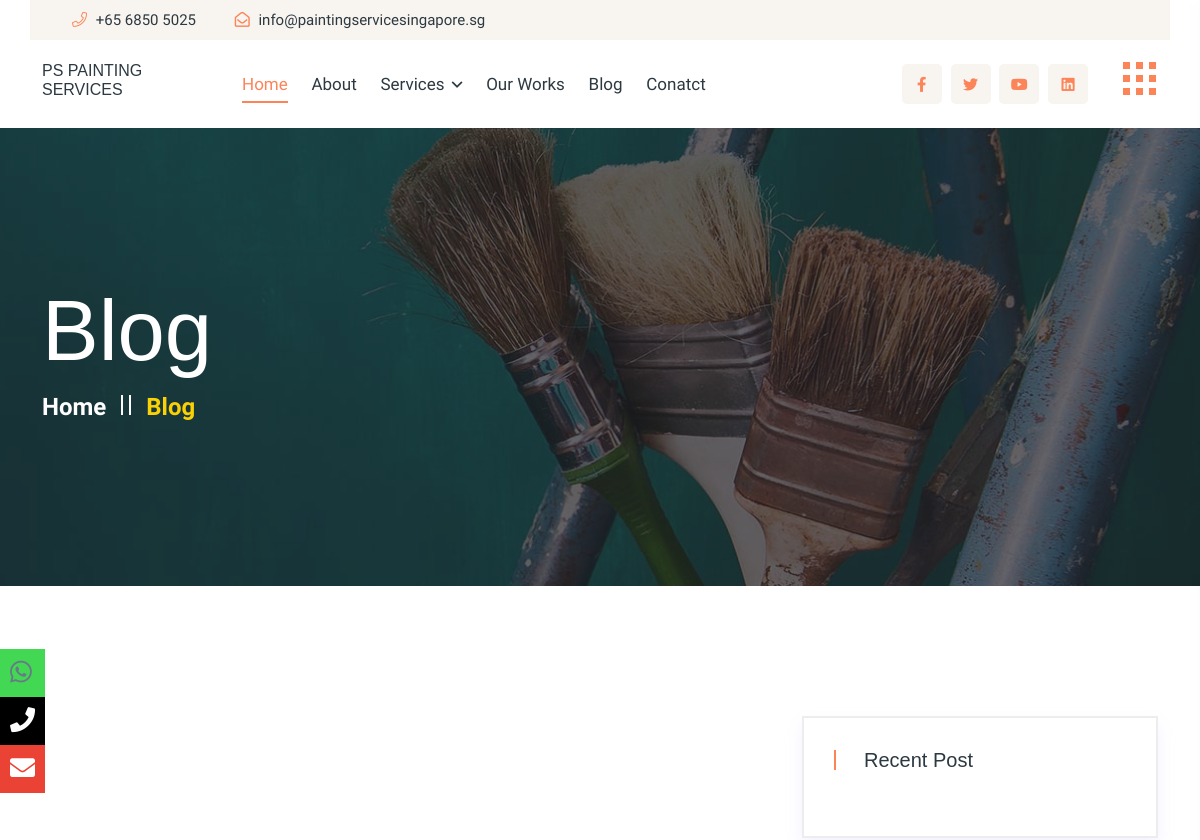
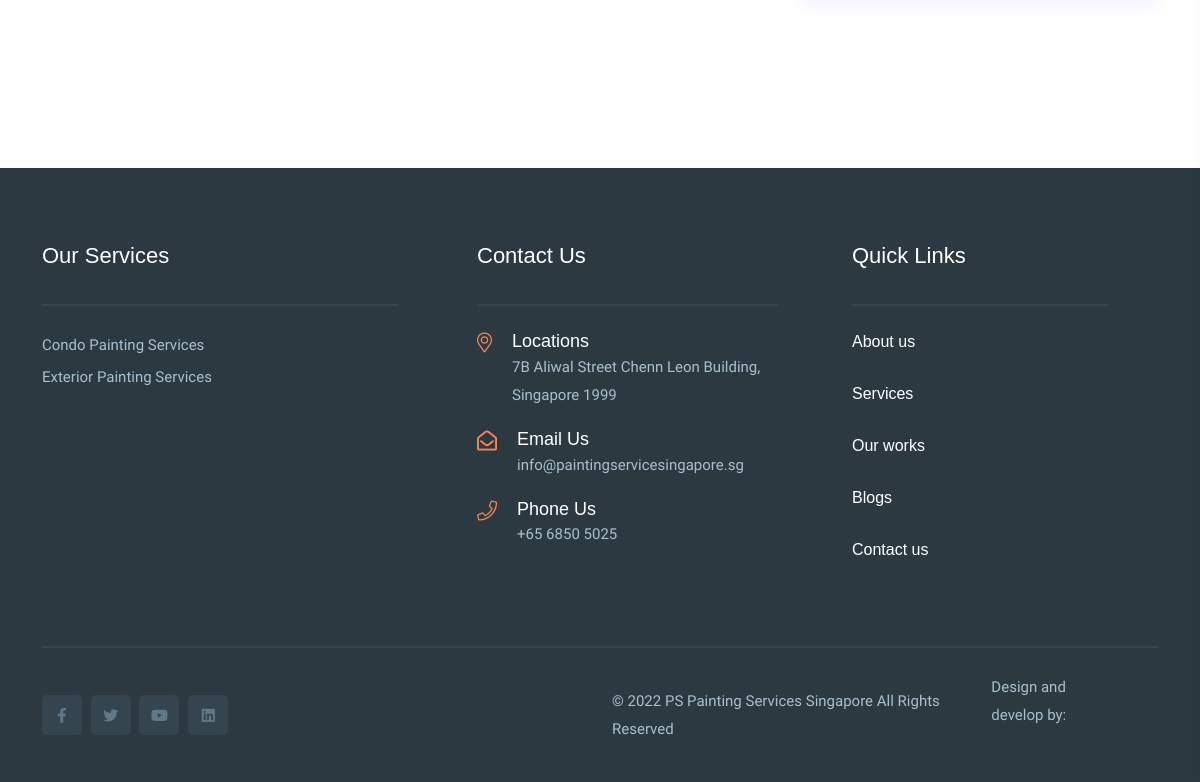
Page /blog/blog/ on the earlier database version (2 pictures, top to bottom).
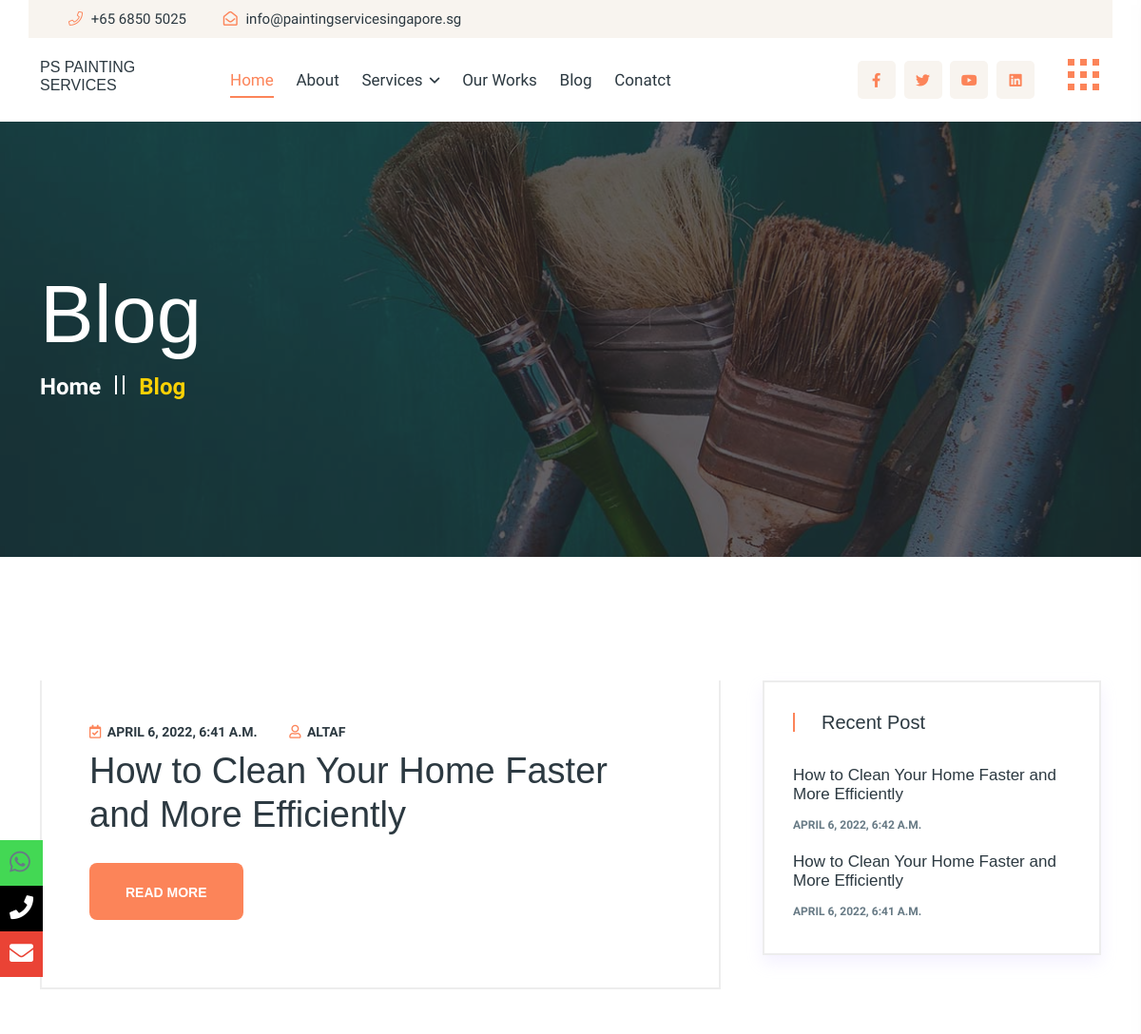
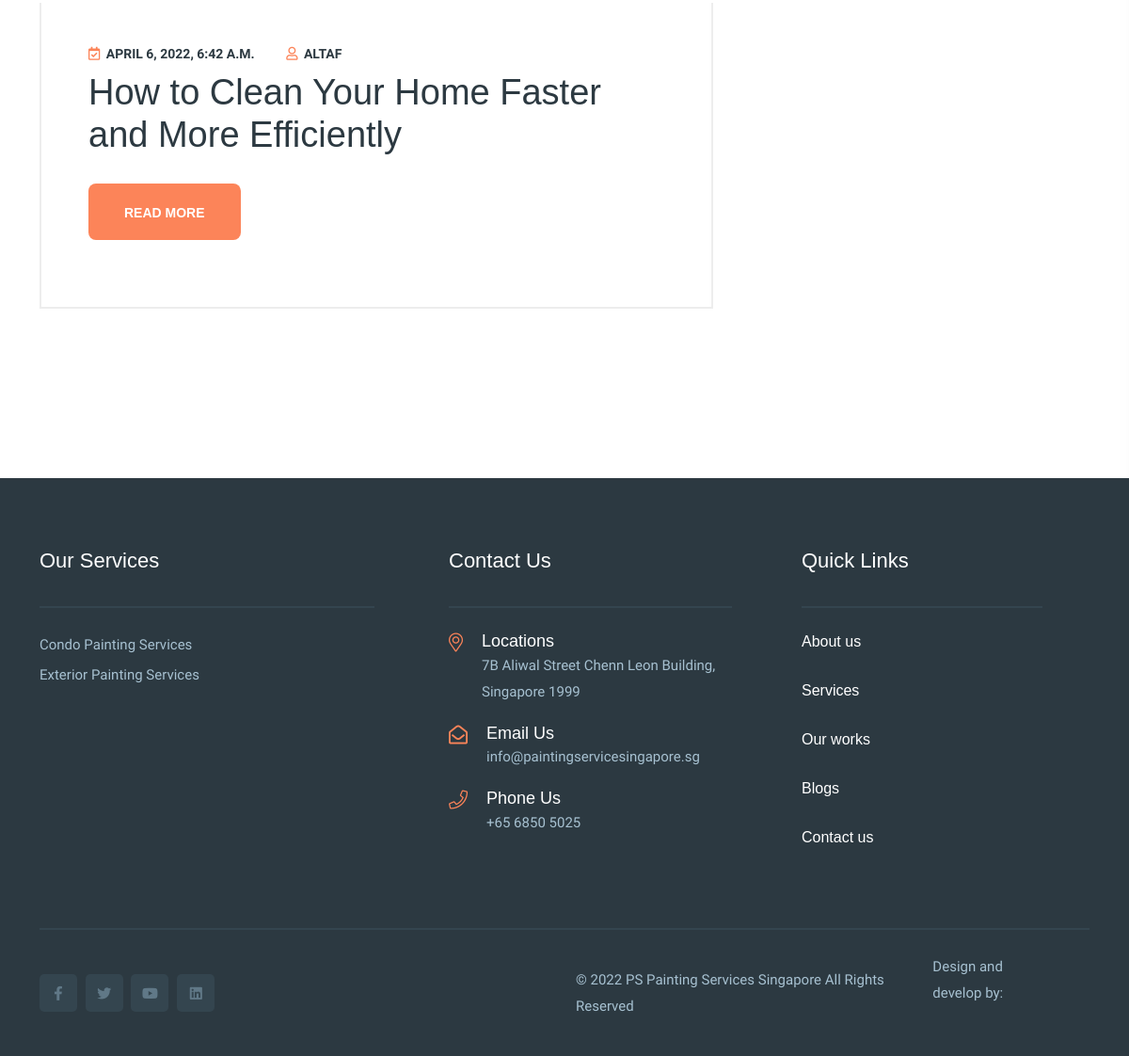
Same page on the later database version (2 pictures, top to bottom).
### homeapp/models.py (models this page shows, shortened)
class Services(models.Model):
    name= models.CharField(max_length=255, null=True)
    short_description =models.TextField(null=True,blank=True)
    details = models.TextField(null=True,blank=True)
    thumnail_images =  models.ImageField(null=True,blank=True,upload_to="services_images")

### blogapp/models.py (models this page shows, shortened)
class Blog(models.Model):
    title = models.CharField(max_length=200,null=True,blank=True)
    writer = models.ForeignKey(User, on_delete=models.CASCADE)
    content = models.TextField(blank=True, null=True)
    post_date = models.DateTimeField(auto_now_add=True)
    post_updated = models.DateField(auto_now=True)
    image=models.ImageField(upload_to='post_images', blank=True, null=True)
    view_count=models.IntegerField(default=0)

### blogapp/views.py (the view)
# urls.py: path('blog/', views.blog, name='blogpage'),
def blog(request):
    blogs = Blog.objects.all()
    latest_blogs = Blog.objects.all().order_by('-post_date')[:3]
    gallerys = Gallery.objects.all()[:6]
    return render(request,'blogapp/blogs.html',{'blogs':blogs,'latest_blogs':latest_blogs,'gallerys':gallerys})

### templates/blogapp/blogs.html (shortened to what this page needs)
{% extends 'base.html' %}
{% load static %}
{% block content %}
<main>
    <section class="page__title-area pt-160 pb-165 p-relative page__title-overlay" data-background="{% static 'img/page-title/page-title-1.jpg' %}">
       <div class="container">
          <div class="row">
             <div class="col-xxl-12">
                <div class="page__title-wrapper">
                   <h3 class="page__title">Blog</h3>
                   <nav aria-label="breadcrumb">
                      <ol class="breadcrumb">
                        <li class="breadcrumb-item"><a href="index.html">Home</a></li>
                        <li class="breadcrumb-item active" aria-current="page">Blog</li>
                      </ol>
                    </nav>
                </div>
             </div>
          </div>
       </div>
    </section>
    <section class="blog__area pt-130 pb-130">
       <div class="container">
          <div class="row">
            <div class="col-xxl-8 col-xl-8 col-lg-8">
                <div class="postbox__wrapper pr-20">
                    {% for blog in blogs %}
                   <article class="postbox__item format-image mb-50 transition-3">
                      <div class="postbox__content">
                         <div class="postbox__meta">
                            <span><i class="far fa-calendar-check"></i> {{blog.post_date}} </span>
                            <span><a href="#"><i class="far fa-user"></i> {{blog.writer}}</a></span>
                         </div>
                         <h3 class="postbox__title">
                            <a href="{% url 'blogapp:blog_details' blog.pk %}">{{blog.title}}</a>
                         </h3>
                         <div class="postbox__text">
                            <p>{{blog.content|safe|truncatechars:100}}</p>
                         </div>
                         <div class="postbox__read-more">
                            <a href="{% url 'blogapp:blog_details' blog.pk %}" class="r-btn">read more</a>
                         </div>
                      </div>
                   </article>
          {% endfor %}
                </div>
             </div>
             <div class="col-xxl-4 col-xl-4 col-lg-4">
                <div class="sidebar__wrapper-2">
                   <div class="sidebar__widget mb-40">
                      <div class="sidebar__widget-top mb-30">
                         <h3 class="sidebar__widget-title">Recent Post</h3>
                      </div>
                      <div class="sidebar__widget-content">
                         <div class="sidebar__post rc__post">
                            <ul>
                                {% for latest in latest_blogs %}
                               <li>
                                  <div class="rc__post d-flex align-items-center">
                                     <div class="rc__post-content">
                                        <h3 class="rc__post-title">
                                           <a href="{% url 'blogapp:blog_details' latest.pk %}">{{latest.title}}</a>
                                        </h3>
                                        <div class="rc__meta">
                                           <span>{{latest.post_date}}</span>
                                        </div>
                                     </div>
                                  </div>
                               </li>
                               {% endfor %}
                            </ul>
                         </div>
                      </div>
                   </div>
                </div>
             </div>
                </div>
             </div>
    </section>
 </main>
{% endblock %}

### templates/global/footer.html (shortened to what this page needs)
{% load static %}
{% block content %}
<footer>
    <div class="footer__area black-bg">
       <div class="footer__top pb-35">
         <div class="container">
           <div class="row">
              <div class="col-xxl-4 col-xl-4 col-lg-4 col-md-6 col-sm-6">
                 <div class="footer__widget mb-50">
                    <div class="footer__widget-top">
                       <h3 class="footer__widget-title">Our Services</h3>
                    </div>
                    <div class="footer__widget-content">
                       <div class="footer__link">
                          <ul>
                             {% for service in all_services %}
                             <li>
                                <a href="{% url 'homeapp:services_details' service.pk %}">{{service.name}}</a>
                             </li>
                             {% endfor %}
                          </ul>
                       </div>
                    </div>
                 </div>
              </div>
              <div class="col-xxl-4 col-xl-4 col-lg-4 col-md-6 col-sm-6">
                 <div class="footer__widget footer__pl-55 mb-50">
                    <div class="footer__widget-top">
                       <h3 class="footer__widget-title">Contact Us</h3>
                    </div>
                    <div class="footer__widget-content ">
                       <div class="footer__info">
                          <ul>
                             <li class="d-flex align-items-start">
                                <div class="footer__info-icon mr-20">
                                   <i class="fal fa-map-marker-alt"></i>
                                </div>
                                <div class="footer__info-text">
                                   <h4>Locations</h4>
                                   <a target="_blank" href="https://g.page/ps-painting-service-singapore?share"> 7B Aliwal Street Chenn Leon Building, Singapore 1999</a>
                                </div>
                             </li>
                             <li class="d-flex align-items-start">
                                <div class="footer__info-icon mr-20">
                                   <i class="far fa-envelope-open"></i>
                                </div>
                                <div class="footer__info-text">
                                   <h4>Email Us</h4>
                                   <a href="#"><span class="__cf_email__">info@paintingservicesingapore.sg</span></a>
                                </div>
                             </li>
                             <li class="d-flex align-items-start">
                                <div class="footer__info-icon mr-20">
                                   <i class="fal fa-phone"></i>
                                </div>
                                <div class="footer__info-text">
                                   <h4>Phone Us</h4>
                                   <a href="tel:+65 6850 5025">+65 6850 5025</a>
                                </div>
                             </li>
                          </ul>
                       </div>
                    </div>
                 </div>
              </div>
              <div class="col-xxl-4 col-xl-4 col-lg-4 col-md-6 col-sm-6">
                 <div class="footer__widget footer__pl-50 footer__pr-50 mb-50">
                    <div class="footer__widget-top">
                       <h3 class="footer__widget-title">Quick Links</h3>
                    </div>
                    <div class="footer__widget-content ">
                       <div class="footer__blog">
                          <ul>
                             <li>
                              <h3 class="footer__blog-sm-title">
                               <a href="{% url 'homeapp:aboutpage' %}">About us</a>
                               </h3>
                             </li>
                           <li>
                              <h3 class="footer__blog-sm-title">
                                 <a href="{% url 'homeapp:servicepage' %}">Services</a>
                              </h3>
                            </li>
                            <li>
                             <h3 class="footer__blog-sm-title">
                              <a href="{% url 'homeapp:workpage' %}">Our works</a>
                            </h3>
                           </li>
                           <li>
                              <h3 class="footer__blog-sm-title">
                               <a href="{% url 'blogapp:blogpage' %}">Blogs</a>
                             </h3>
                            </li>
                           <li>
                              <h3 class="footer__blog-sm-title">
                               <a href="{% url 'homeapp:contactpage' %}">Contact us</a>
                             </h3>
                            </li>
                          </ul>
                       </div>
                    </div>
                 </div>
              </div>
           </div>
         </div>
       </div>
       <div class="footer__bottom">
          <div class="container">
             <div class="footer__bottom-border footer__bottom-border-2">
                <div class="row align-items-center">
                   <div class="col-xxl-6 col-xl-6 col-lg-6 col-md-4">
                      <div class="footer__social footer__social-2">
                          <ul>
                             <li><a href="#"><i class="fab fa-facebook-f"></i></a></li>
                             <li><a href="#"><i class="fab fa-twitter"></i></a></li>
                             <li><a href="#"><i class="fab fa-youtube"></i></a></li>
                             <li><a href="#"><i class="fab fa-linkedin"></i></a></li>
                          </ul>
                      </div>
                   </div>
                   <div class="col-xxl-6 col-xl-6 col-lg-6 col-md-8">
                      <div class="footer__copyright footer__copyright-2 d-sm-flex align-items-center justify-content-md-end">
                         <p>© 2022 PS Painting Services Singapore All Rights Reserved</p>
                         <div class="footer__logo">
                            <p>Design and develop by:</p>
                         </div>
                      </div>
                   </div>
                </div>
             </div>
          </div>
       </div>
    </div>
  </footer>
{% endblock %}

Differences in the rows shown:
added Blog: post_date "APRIL 6, 2022, 6:41 A.M.", writer "ALTAF", title "How to Clean Your Home Faster and More Efficiently"
added Blog: post_date "APRIL 6, 2022, 6:42 A.M.", writer "ALTAF", title "How to Clean Your Home Faster and More Efficiently"
